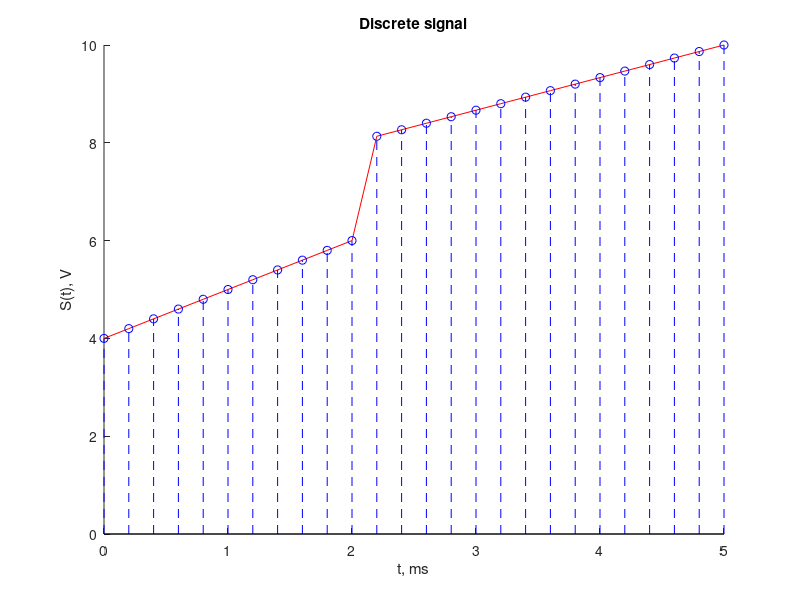
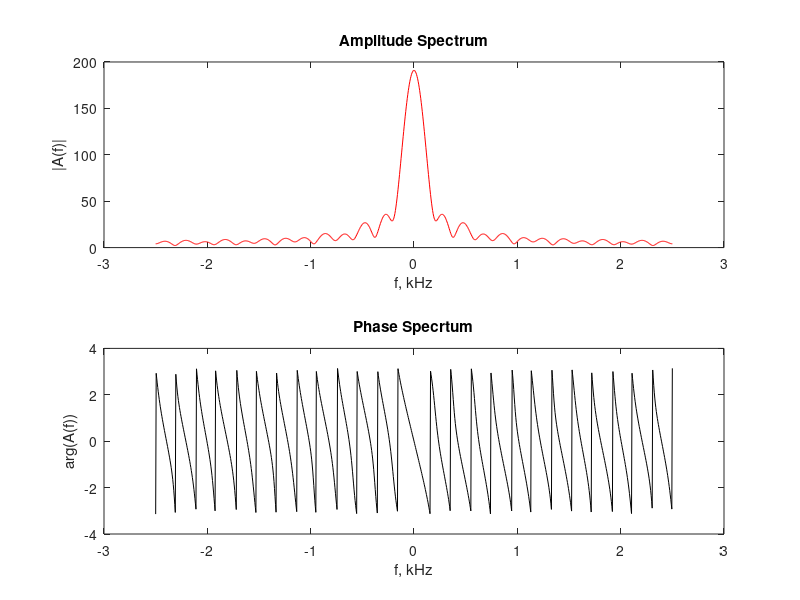
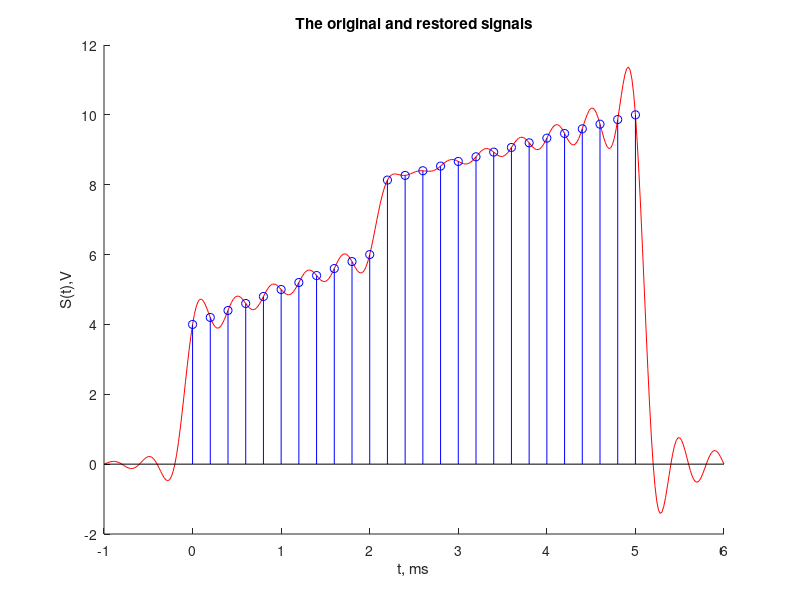

Here is the MATLAB script that generated these plots, in order:
clc;
clear; % чтобы не было повторного определения перменных
close all; % чтобы избежать увеличения числа окон после запуска 

%%
% Параметры Пункт 1
U1 = 4;
U2 = 6;
U3 = 8;
U4 = 10;
T1 = 2;
T2 = 5;
Fd = 5;     % частота дискретизации
            % kx - отсчёты аналогово сигнала 
%%
%Создание дискретного сигнала Пункт 2
T = 1/Fd;       % интервал дискретизации 
                
t = 0:T:T2; % от 0 с шагом T до Т2 общий вектор для графиков 
t1 = 0:T:T1; % от 0 с шагом Т до Т1 - на графике s(t) первый кусок 
t2 = T1+T:T:T2;  % от T1 с шагом Т до Т2 - на s(t) второй кусок % T1+T тк T1 уже учли в t1

k1 = (U2-U1)/(T1-0)*t1 + U1; % коэф наклона ()/() * вектор + пересечение с OY 
k2 = (U4-U3)/(T2-T1)*(t2-T1) + U3; % из уравнения прямой нашли коэф наклона()/()*вектор + пересечение OY
% для k2 задали t = (t2 - T1) тк построение начинаем раньше --> U3 должен
% равняться 7, а, если не писать - Т1, то он равен 4 --> получилось то что
% подняли график

kx = [k1 k2]; % зададим массив линейных отсчётов u1 и u2 

% зададим график 
figure;   % пустая фигура 
hold on;   % режим сохранения графика 
plot(t,kx,'r-'); % график u от t с цветом красным
stem(t,kx,'b--'); % для построения графика дискретного сигнала - вертикальные стебельки с цветом синим
title('Discrete signal'); % подпись 
xlabel('t, ms'); % по оси x 
ylabel('S(t), V'); % по оси y подпись 

%%
% график спектра дискретного сигнала Пункт 4
N = length(kx); % длина вектора 
k = (0:N-1).'; % сформировали вектор-столбец номеров отсчётов .' транспонирование 
w_step = pi/500; % шаг чтобы поместилось в диапазон 100 элементов (500 от -pi до 0 и 500 от 0 до pi)
w = -pi:w_step:pi; % вектор-строка равномерно расположенных частот для расчёта спектра

W = length(w); % длина вектора w
disp(W); % выведем его длину для проверки правильности задания w_step и w -- 1001 = 1000 + 1 (это 0)

matrix_kw = k*w; % столбец k и строка w - попарные произведения k и w - матрица k на w
matrix_kw = matrix_kw*(-1i); % -j умножаем на матрицу 

% функция exp обрабатывает матричные значения поэлементно 

e = exp(matrix_kw); % значение комплексной экспоненты из формулы 1.3

xW = kx*e; % вектор-строка значений спектра для M частот из вектора w: k(x) * e^(-jkw)

f = Fd*w/(2*pi); % линейная частота 

figure; % пустая фигура - новое граф окно --- Построим графики 

subplot(2, 1, 1); % делим граф окно
module_xW = abs(xW); % вычисление модуля 
plot(f, module_xW, 'r'); % построение графика 
xlabel('f, kHz'); % подпись по ОХ
ylabel('|A(f)|'); % подпись по ОУ
title('Amplitude Spectrum'); % подпись графика 

subplot(2,1,2);       % делим граф окно 
phase_xW = angle(xW);  % вычесление аргумента(фазы)
plot(f, phase_xW, 'k');
xlabel('f, kHz');   % подпись по ОХ
ylabel('arg(A(f))');    % подпись по ОУ
title('Phase Specrtum');      % подпись графика

%%
% По теореме Котельникова восстановим аналоговый сигнал Пункт 5

t_restored = (-5*T):(T/10):(T2+T*5); % вектор моментов времени для расчёта восст-ого сигнала по 1.5
                             % шаг в 10 раз меньше и выходит за края, чтобы
                             % увидеть затухающие хвосты six(x)/x
length_t = length(t_restored);      % длина вектора моментов времени
Vector_values = zeros(1, length_t); % загтовка с нулями для вектора значений восстановленного
                                     % сигнала s(t)
% запишем цикл: к заготовки прибавляется очередное слагаемое из форумулы 1.5
for k_step= 1:N            % повторить N раз вычисление суммы по k: это длина спектра из Пункта 2 
    Vector_values = Vector_values + kx(k_step).*sinc((t_restored-(k_step-1).*T)./T); % T-интервал дискретизации
end % расставили точки перед * и / чтобы действия происходили поэлементно тк слагаемые 1.5 
    % рассчитываются сразу для всех моментов времени t
    % так же использовали sinc чтобы извабиться от разрывов 

% выведем графики 

figure;
hold on;

plot(t_restored,Vector_values,'r-'); % исходный дискретный сигнал
stem(t,kx,'b-');             % аналоговый сигнал 

title('The original and restored signals');
xlabel('t, ms');
ylabel('S(t),V');

